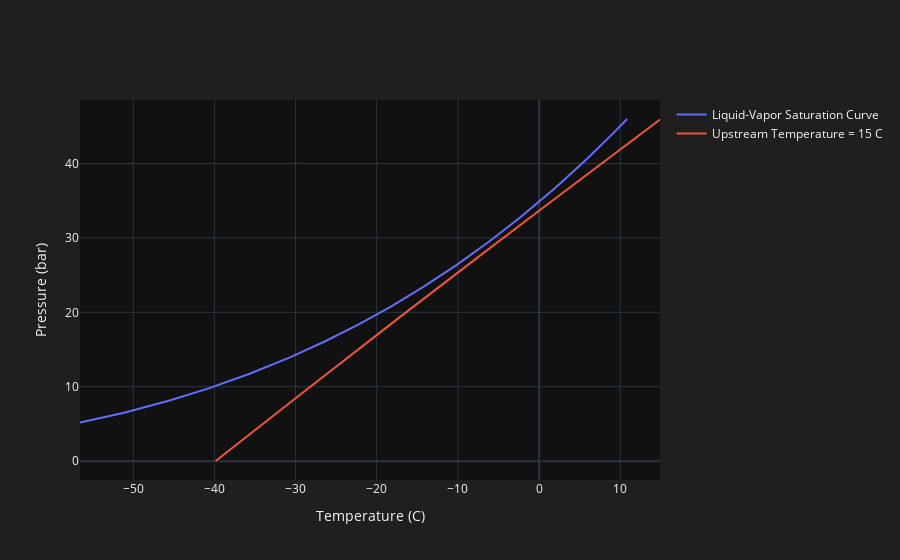

The notebook cell this image was saved under:
### Code cell
df_sat = scrape_nist_satcurve(
    fluid='CO2', pressure_range=np.arange(0.01835, PRESSURE_UPSTREAM + 0.1, 0.1))
df = scrape_nist_isotherm(fluid=FLUID, isotherm=TEMPERATURE_UPSTREAM,
                          pressure_range=np.arange(0.01835, PRESSURE_UPSTREAM, 0.1))

df['Pressure Upstream (bar)'] = PRESSURE_UPSTREAM
df['Pressure Drop (bar)'] = df['Pressure Upstream (bar)'] - \
    df['Pressure (bar)']
df['Pressure Downstream (bar)'] = df['Pressure (bar)']

df['Temperature Upstream (C)'] = TEMPERATURE_UPSTREAM
df['Temperature Drop (C)'] = df['Joule-Thomson (K/bar)'] * \
    df['Pressure Drop (bar)']
df['Temperature Downstream (C)'] = df['Temperature Upstream (C)'] - \
    df['Temperature Drop (C)']

fig = go.Figure()
fig.add_trace(go.Scatter(x=df_sat['Temperature (C)'],
              y=df_sat['Pressure (bar)'], name='Liquid-Vapor Saturation Curve'))
fig.add_trace(go.Scatter(x=df['Temperature Downstream (C)'], y=df['Pressure Downstream (bar)'],
              name=f'Upstream Temperature = {TEMPERATURE_UPSTREAM} C'))
fig.update_layout(template='plotly_dark', paper_bgcolor='#1f1f1f',
                  xaxis_title='Temperature (C)', yaxis_title='Pressure (bar)')

### Figure 1 — Plotly figure (JSON) as saved in the notebook; plotly's stock layout.template omitted (floating-point values rounded to 4 significant figures; data arrays with more than 128 entries replaced by an {"elided": "..."} marker saying what was removed)
{"data": [{"name": "Liquid-Vapor Saturation Curve", "type": "scatter", "x": {"elided": "409 float values"}, "y": {"elided": "409 float values"}}, {"name": "Upstream Temperature = 15 C", "type": "scatter", "x": {"elided": "460 float values"}, "y": {"elided": "460 float values"}}], "layout": {"paper_bgcolor": "#1f1f1f", "xaxis": {"title": {"text": "Temperature (C)"}}, "yaxis": {"title": {"text": "Pressure (bar)"}}}}
